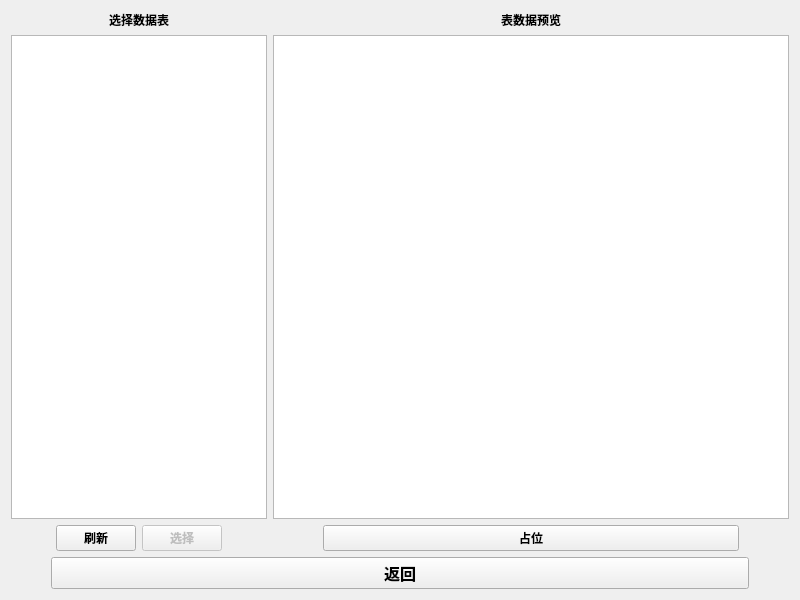
<?xml version="1.0" encoding="UTF-8"?>
<ui version="4.0">
 <class>DbsTableSelect</class>
 <widget class="QWidget" name="DbsTableSelect">
  <property name="geometry">
   <rect>
    <x>0</x>
    <y>0</y>
    <width>800</width>
    <height>600</height>
   </rect>
  </property>
  <property name="windowTitle">
   <string>数据表选择</string>
  </property>
  <layout class="QVBoxLayout" name="verticalLayout_2">
   <item>
    <layout class="QVBoxLayout" name="verticalLayout" stretch="1,0">
     <item>
      <layout class="QHBoxLayout" name="horizontalLayout_3" stretch="0,1">
       <item>
        <layout class="QVBoxLayout" name="verticalLayout_6">
         <item alignment="Qt::AlignHCenter">
          <widget class="QLabel" name="label">
           <property name="font">
            <font>
             <family>微软雅黑</family>
             <weight>75</weight>
             <bold>true</bold>
            </font>
           </property>
           <property name="text">
            <string>选择数据表</string>
           </property>
          </widget>
         </item>
         <item>
          <widget class="QListWidget" name="tableNamesWidget">
           <property name="dragEnabled">
            <bool>true</bool>
           </property>
           <property name="dragDropMode">
            <enum>QAbstractItemView::DragOnly</enum>
           </property>
          </widget>
         </item>
         <item>
          <layout class="QHBoxLayout" name="horizontalLayout_2">
           <item>
            <spacer name="horizontalSpacer_3">
             <property name="orientation">
              <enum>Qt::Horizontal</enum>
             </property>
             <property name="sizeHint" stdset="0">
              <size>
               <width>40</width>
               <height>20</height>
              </size>
             </property>
            </spacer>
           </item>
           <item>
            <widget class="QPushButton" name="refreshButton">
             <property name="font">
              <font>
               <family>微软雅黑</family>
               <weight>75</weight>
               <bold>true</bold>
              </font>
             </property>
             <property name="text">
              <string>刷新</string>
             </property>
            </widget>
           </item>
           <item>
            <widget class="QPushButton" name="chooseButton">
             <property name="enabled">
              <bool>false</bool>
             </property>
             <property name="font">
              <font>
               <family>微软雅黑</family>
               <weight>75</weight>
               <bold>true</bold>
              </font>
             </property>
             <property name="text">
              <string>选择</string>
             </property>
            </widget>
           </item>
           <item>
            <spacer name="horizontalSpacer_4">
             <property name="orientation">
              <enum>Qt::Horizontal</enum>
             </property>
             <property name="sizeHint" stdset="0">
              <size>
               <width>40</width>
               <height>20</height>
              </size>
             </property>
            </spacer>
           </item>
          </layout>
         </item>
        </layout>
       </item>
       <item>
        <layout class="QVBoxLayout" name="verticalLayout_5">
         <item alignment="Qt::AlignHCenter">
          <widget class="QLabel" name="label_2">
           <property name="font">
            <font>
             <family>微软雅黑</family>
             <weight>75</weight>
             <bold>true</bold>
            </font>
           </property>
           <property name="text">
            <string>表数据预览</string>
           </property>
          </widget>
         </item>
         <item>
          <widget class="QTableView" name="tableView">
           <attribute name="horizontalHeaderVisible">
            <bool>true</bool>
           </attribute>
           <attribute name="horizontalHeaderShowSortIndicator" stdset="0">
            <bool>false</bool>
           </attribute>
           <attribute name="verticalHeaderVisible">
            <bool>false</bool>
           </attribute>
          </widget>
         </item>
         <item>
          <layout class="QHBoxLayout" name="horizontalLayout_4">
           <item>
            <spacer name="horizontalSpacer_5">
             <property name="orientation">
              <enum>Qt::Horizontal</enum>
             </property>
             <property name="sizeType">
              <enum>QSizePolicy::Maximum</enum>
             </property>
             <property name="sizeHint" stdset="0">
              <size>
               <width>50</width>
               <height>20</height>
              </size>
             </property>
            </spacer>
           </item>
           <item>
            <widget class="QPushButton" name="pushButton_2">
             <property name="font">
              <font>
               <family>微软雅黑</family>
               <weight>75</weight>
               <bold>true</bold>
              </font>
             </property>
             <property name="text">
              <string>占位</string>
             </property>
            </widget>
           </item>
           <item>
            <spacer name="horizontalSpacer_6">
             <property name="orientation">
              <enum>Qt::Horizontal</enum>
             </property>
             <property name="sizeType">
              <enum>QSizePolicy::Maximum</enum>
             </property>
             <property name="sizeHint" stdset="0">
              <size>
               <width>50</width>
               <height>20</height>
              </size>
             </property>
            </spacer>
           </item>
          </layout>
         </item>
        </layout>
       </item>
      </layout>
     </item>
     <item>
      <layout class="QHBoxLayout" name="horizontalLayout">
       <item>
        <spacer name="horizontalSpacer">
         <property name="orientation">
          <enum>Qt::Horizontal</enum>
         </property>
         <property name="sizeType">
          <enum>QSizePolicy::Minimum</enum>
         </property>
         <property name="sizeHint" stdset="0">
          <size>
           <width>40</width>
           <height>10</height>
          </size>
         </property>
        </spacer>
       </item>
       <item alignment="Qt::AlignBottom">
        <widget class="QPushButton" name="pushButton">
         <property name="font">
          <font>
           <family>微软雅黑</family>
           <pointsize>12</pointsize>
           <weight>75</weight>
           <bold>true</bold>
          </font>
         </property>
         <property name="text">
          <string>返回</string>
         </property>
        </widget>
       </item>
       <item>
        <spacer name="horizontalSpacer_2">
         <property name="orientation">
          <enum>Qt::Horizontal</enum>
         </property>
         <property name="sizeType">
          <enum>QSizePolicy::Minimum</enum>
         </property>
         <property name="sizeHint" stdset="0">
          <size>
           <width>40</width>
           <height>10</height>
          </size>
         </property>
        </spacer>
       </item>
      </layout>
     </item>
    </layout>
   </item>
  </layout>
 </widget>
 <resources/>
 <connections>
  <connection>
   <sender>pushButton</sender>
   <signal>clicked()</signal>
   <receiver>DbsTableSelect</receiver>
   <slot>backClicked()</slot>
   <hints>
    <hint type="sourcelabel">
     <x>460</x>
     <y>582</y>
    </hint>
    <hint type="destinationlabel">
     <x>696</x>
     <y>212</y>
    </hint>
   </hints>
  </connection>
  <connection>
   <sender>tableNamesWidget</sender>
   <signal>itemClicked(QListWidgetItem*)</signal>
   <receiver>DbsTableSelect</receiver>
   <slot>tableSelected()</slot>
   <hints>
    <hint type="sourcelabel">
     <x>190</x>
     <y>155</y>
    </hint>
    <hint type="destinationlabel">
     <x>209</x>
     <y>569</y>
    </hint>
   </hints>
  </connection>
  <connection>
   <sender>refreshButton</sender>
   <signal>clicked()</signal>
   <receiver>DbsTableSelect</receiver>
   <slot>refreshClicked()</slot>
   <hints>
    <hint type="sourcelabel">
     <x>82</x>
     <y>537</y>
    </hint>
    <hint type="destinationlabel">
     <x>7</x>
     <y>261</y>
    </hint>
   </hints>
  </connection>
  <connection>
   <sender>chooseButton</sender>
   <signal>clicked()</signal>
   <receiver>DbsTableSelect</receiver>
   <slot>chooseClicked()</slot>
   <hints>
    <hint type="sourcelabel">
     <x>185</x>
     <y>534</y>
    </hint>
    <hint type="destinationlabel">
     <x>7</x>
     <y>435</y>
    </hint>
   </hints>
  </connection>
 </connections>
 <slots>
  <slot>backClicked()</slot>
  <slot>tableSelected()</slot>
  <slot>refreshClicked()</slot>
  <slot>chooseClicked()</slot>
 </slots>
</ui>
